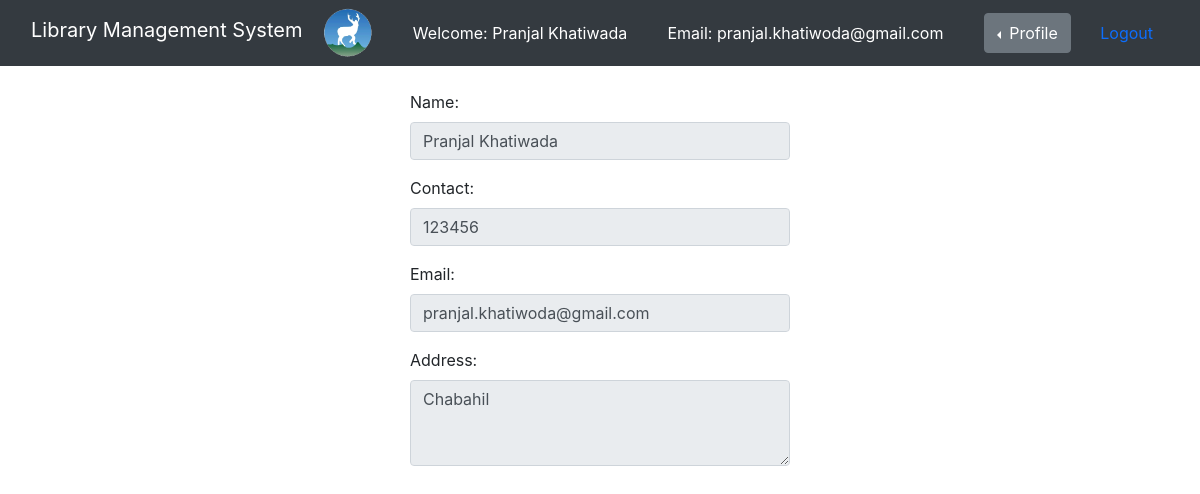
The app's page /view_profile.php (signed in), older data.
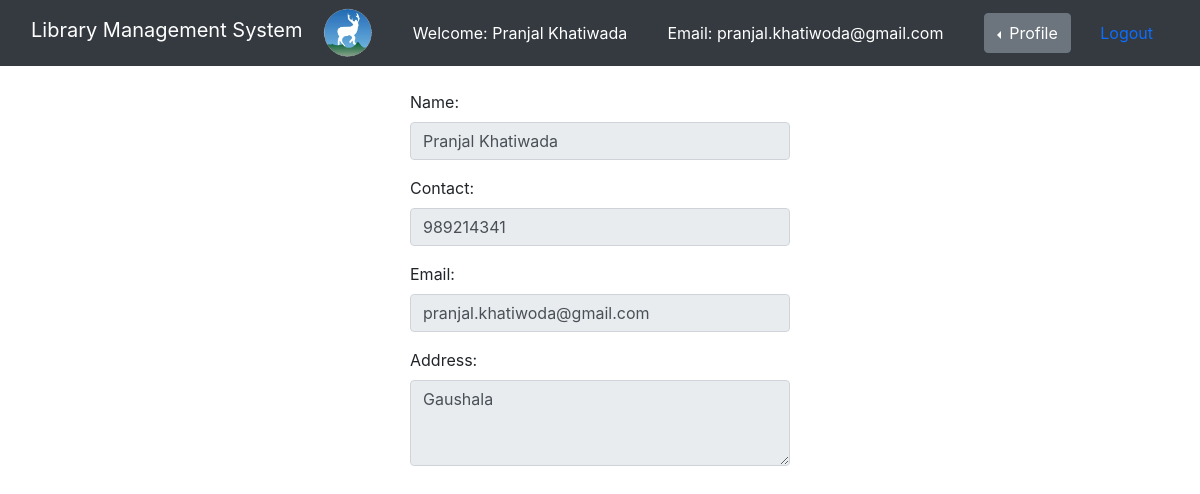
The same page, newer data.
### tables this page shows
CREATE TABLE `user` (
  `id` int(11) NOT NULL,
  `name` varchar(255) NOT NULL,
  `email` varchar(255) NOT NULL,
  `password` int(11) NOT NULL,
  `contact` int(11) NOT NULL,
  `address` varchar(255) NOT NULL
);

### view_profile.php (the view, shortened to what this page needs)
<?php
    $connection = mysqli_connect("localhost","root","");
    $name = "";
    $contact = "";
    $email = "";
    $address = "";
    $sql = "SELECT * from user where email = '$_SESSION[email]'";
    $run_sql = mysqli_query($connection,$sql);
    WHILE ($row = mysqli_fetch_assoc($run_sql)){
        $name = $row['name'];
        $contact = $row['contact'];
        $email = $row['email'];
        $address = $row['address'];
    }
?>
<!doctype html>
<html lang="en">
<head>
    <link href="https://cdn.jsdelivr.net/npm/bootstrap@5.1.3/dist/css/bootstrap.min.css"
          rel="stylesheet"
>
    <link rel="stylesheet" type="text/css" href="bootstrap-4.0.0/dist/css/bootstrap.min.css">
    <link rel="stylesheet" href="style.css">
</head>
<body>
<nav class="navbar navbar-expand-lg navbar-dark bg-dark">
    <div class="container-fluid">
        <div class="navbar-header">
            <a class="navbar-brand" href="user_panel.php">Library Management System</a>
            <img src="Images/fav.gif" height="50px" alt="DSS logo">
        </div>
        <font style="color: white">
            Welcome: <?php echo $_SESSION['name']; ?>
        </font>
        <font style="color: white">
            Email: <?php echo $_SESSION['email']; ?>
        </font>
        <div class="btn-group dropstart">
            <button type="button" class="btn btn-secondary dropdown-toggle" data-bs-toggle="dropdown" aria-expanded="false">
                Profile
            </button>
            <a href="logout.php" class="nav-link">Logout</a>
        </div>
    </div>
</nav>
<br>
<div class="row">
    <div class="col-md-4"></div>
    <div class="col-md-4">
        <form >
            <div class="form-group">
                <label>Name:</label>
                <input type="text" class="form-control" value="<?php echo $name; ?>" disabled>
            </div>
            <div class="form-group">
                <label>Contact:</label>
                <input type="text" class="form-control" value="<?php echo $contact; ?>" disabled>
            </div>
            <div class="form-group">
                <label>Email:</label>
                <input type="text" class="form-control" value="<?php echo $email; ?>" disabled>
            </div>
            <div class="form-group">
                <label>Address:</label>
                <textarea class="form-control" name="" id="" cols="30" rows="3" disabled><?php echo $address; ?></textarea>
            </div>
        </form>
    </div>
    <div class="col-md-4"></div>
</div>
</body>
</html>

Row changes from the older to the newer data that the page shows:
changed user "Pranjal Khatiwada": contact "123456" → "989214341"; address "Chabahil" → "Gaushala"
